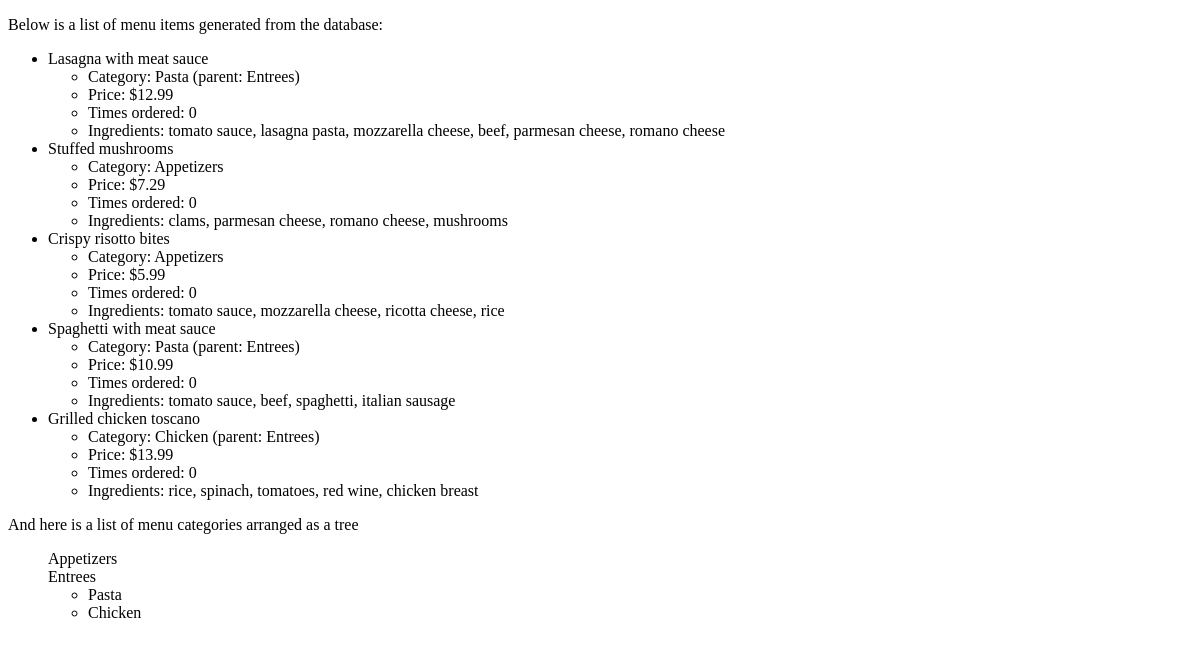
Before: / with the older database file.
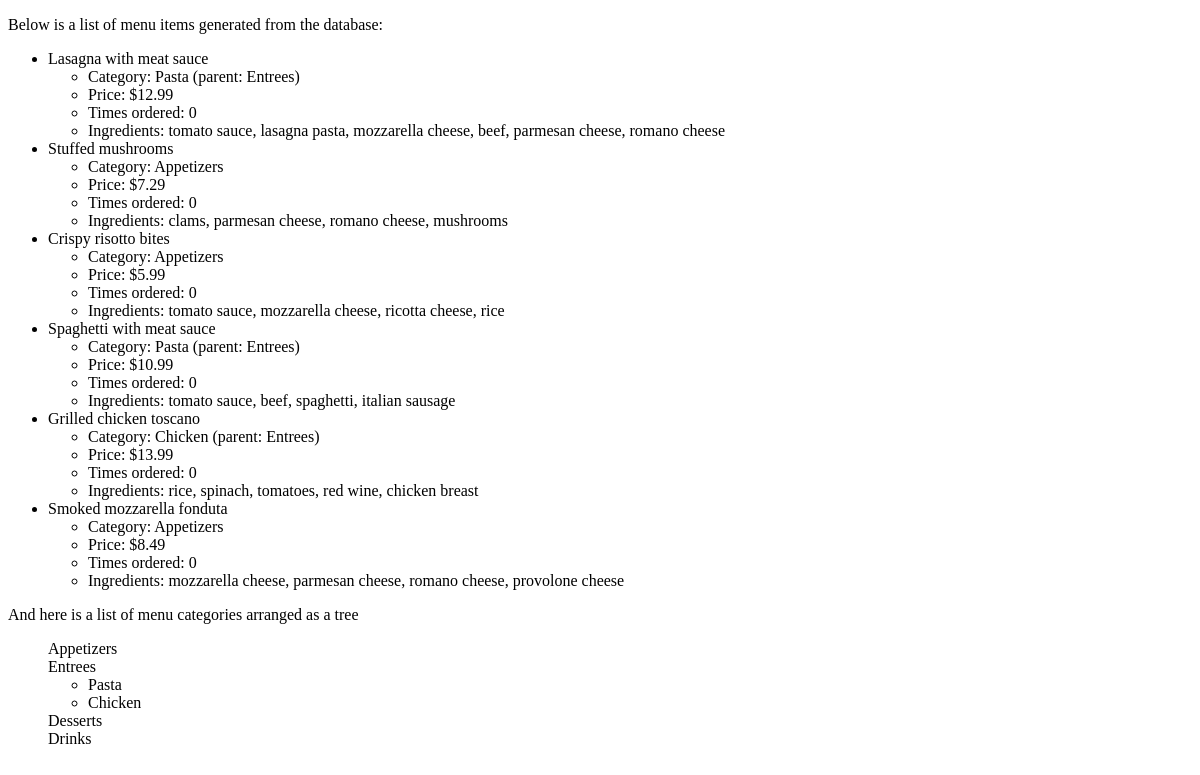
After: the same page with the newer database file.
### core/models.py (models this page shows, shortened)
class MenuItem(models.Model):
	name = models.CharField(max_length=200)
	times_ordered = models.IntegerField() # for measuring popularity
	price = models.DecimalField(decimal_places=2, max_digits=5)
	description = models.TextField()
	image = nutritional_info = models.URLField(blank=True)
	ingredients = models.ManyToManyField(Ingredient) # this will be used to remove items with ingredients that are out of stock from listing
	category = models.ForeignKey(Category)
	nutritional_info = models.URLField(blank=True)
	calories = models.IntegerField()
	fat_grams = models.IntegerField()
	sodium_mg = models.IntegerField()
	is_vegetarian = models.BooleanField(default=False)
	in_stock = models.BooleanField(default=True)
	ALLERGY_TYPES = (
		("NONE", 'None'),
		("PEANUT", 'Peanuts'),
		("GLUTEN", 'Gluten'),
	)
	allergens = models.CharField(max_length=10, choices=ALLERGY_TYPES, default=ALLERGY_TYPES[0][0])

class Category(models.Model):
	parent = models.ForeignKey('self', null=True, blank=True)
	name = models.CharField(max_length=100)
	class Meta:
		verbose_name_plural = "categories"
	def __str__(self):
		if self.parent:
			return "%s (parent: %s)" % (self.name, self.parent.name)
		return self.name

class Ingredient(models.Model):
	name = models.CharField(max_length=100)
	in_stock = models.BooleanField(default=True)
	def __str__(self):
		return self.name

### core/views.py (the view)
# urls.py: url(r'^$', 'core.views.index', name='index'),
def index(request):
	all_menu_items = MenuItem.objects.all()
	categories = Category.objects.all()
	context = {'all_menu_items': all_menu_items, 'categories': categories}
	return render(request, 'index.html', context)

### core/templates/index.html
{% extends "base.html" %}
{% block main %}
<p>Below is a list of menu items generated from the database:</p>
<ul>
{% for item in all_menu_items %}
	<li>{{ item.name }}
		<ul>
			<li>Category: {{ item.category }}</li>
			<li>Price: ${{ item.price }}</li>
			<li>Times ordered: {{ item.times_ordered }}</li>
			<li>Ingredients: {% for ingredient in item.ingredients.all %}{{ ingredient|lower }}{% if not forloop.last %},{% endif %} {% endfor %}</li>
		</ul>
	</li>
{% endfor %}
</ul>
<p>And here is a list of menu categories arranged as a tree</p>
<ul>
{% for category in categories %}
	{% if category.parent == None %}
		{{ category.name }}
		<ul>
		{% for subcategory in categories %}
			{% if subcategory.parent == category %}
				<li>{{ subcategory.name }}</li>
			{% endif %}
		{% endfor %}
		</ul>
	{% endif %}
{% endfor %}
</ul>
{% endblock %}

### core/templates/base.html (shortened to what this page needs)
<!DOCTYPE html>
<html>
<head>
</head>
<body>
	{% block main %}{% endblock %}
</body>
</html>

Changed rows visible on the page:
added MenuItem: name "Smoked mozzarella fonduta", category "Appetizers", price "8.49", times_ordered "0", Ingredient (name "mozzarella cheese"), Ingredient (name "parmesan cheese"), Ingredient (name "romano cheese")
added Ingredient: name "provolone cheese", shown under "Smoked mozzarella fonduta"
added Category: name "Desserts"
added Category: name "Drinks"
